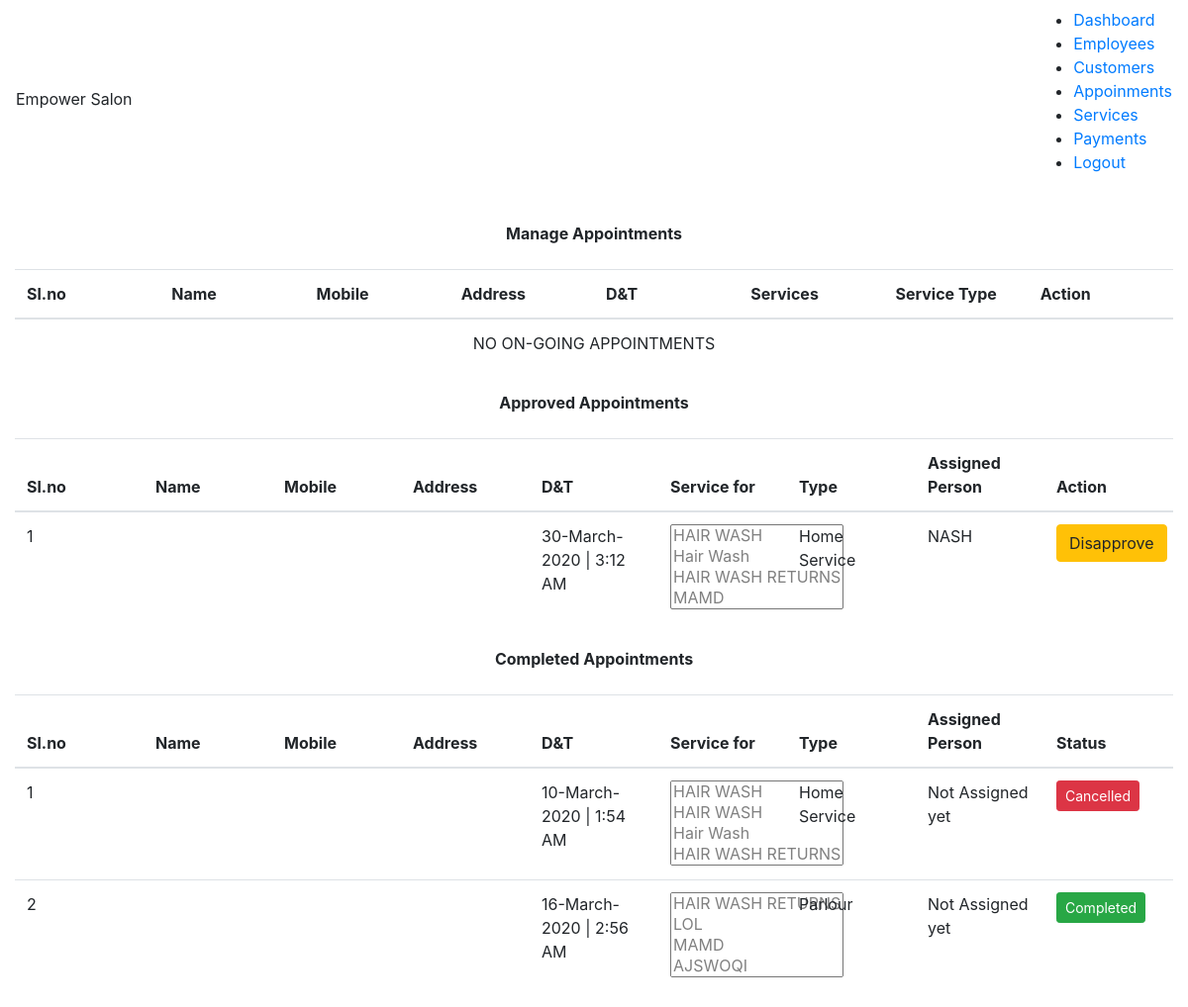
The page /manage_appointment.php (signed in) on the database its author committed.
### tables this page shows
CREATE TABLE IF NOT EXISTS `appointments` (
  `id` int(11) NOT NULL AUTO_INCREMENT,
  `cust_id` int(11) NOT NULL,
  `appointment_date` date NOT NULL,
  `appointment_time` varchar(200) NOT NULL,
  `appointment_service_type` enum('0','1') NOT NULL,
  `appointment_status` enum('0','1','2','3') NOT NULL,
  `emp_id` int(11) DEFAULT NULL,
  `created` timestamp NOT NULL DEFAULT current_timestamp(),
  PRIMARY KEY (`id`)
);

### manage_appointment.php (the view, shortened to what this page needs)
<?php
    include_once('configs/db.php');
    include('dashboard_header.php');
	$on_appointments = [];
	$sql_query = 'SELECT * FROM `appointments` WHERE (`appointment_status` = "0")';
	$result = mysqli_query($db_conn,$sql_query);
	if($result)
	{
		$on_appointments = mysqli_fetch_all($result);
    }
    $approved_appointments = [];
	$sql_query = 'SELECT * FROM `appointments` WHERE (`appointment_status` = "1") ';
	$result = mysqli_query($db_conn,$sql_query);
	if($result)
	{
		$approved_appointments = mysqli_fetch_all($result);
    }
	$comp_appointments = [];
	$sql_query = 'SELECT * FROM `appointments` WHERE (`appointment_status` = "2" OR `appointment_status` = "3")';
	$result = mysqli_query($db_conn,$sql_query);
	if($result)
	{
		$comp_appointments = mysqli_fetch_all($result);
    }
    $service_type = ['Home Service','Parlour'];
	$status = ['Waiting','Approved','Completed','Cancelled'];
    $color = ['warning', 'primary', 'success', 'danger'];
?>
<!DOCTYPE html>
<html lang="en">
<head>
    <link rel="stylesheet" href="https://maxcdn.bootstrapcdn.com/bootstrap/4.4.1/css/bootstrap.min.css">
	<link rel="stylesheet" href="https://cdn.jsdelivr.net/npm/bootstrap-select@1.13.9/dist/css/bootstrap-select.min.css">
</head>
<body>
    <p class="text-center font-weight-bold m-4">Manage Appointments</p>
    <div class="container-fluid">
        <table class="table">
            <thead>
                <tr>
                    <th>Sl.no</th>
                    <th>Name</th>
                    <th>Mobile</th>
                    <th>Address</th>
                    <th>D&T</th>
                    <th>Services</th>
                    <th>Service Type</th>
                    <th>Action</th>
                </tr>
            </thead>
            <tbody>
            <?php if(empty($on_appointments)):?>
							<tr align="center">
							<td colspan="8"> NO ON-GOING APPOINTMENTS </td>
							</tr>
                <?php endif; ?>
            </tbody>
        </table>
    </div>
    <p class="text-center font-weight-bold m-4">Approved Appointments</p>
    <div class="container-fluid">
        <table class="table">
            <thead>
                <tr>
                    <th>Sl.no</th>
                    <th>Name</th>
                    <th>Mobile</th>
                    <th>Address</th>
                    <th>D&T</th>
                    <th>Service for</th>
                    <th>Type</th>
                    <th>Assigned Person</th>
                    <th>Action</th>
                </tr>
            </thead>
            <tbody>
            <?php if(empty($approved_appointments)):?>
							<tr align="center">
							<td colspan="9"> NO APPROVED APPOINTMENTS </td>
							</tr>
			<?php else:?>
                <?php
						foreach($approved_appointments as $key=>$approved_appointment)
						{
                            $sel_services = [];
                            $optinons = "PROBLEM LOADING SERVICES";
							if(empty($approved_appointment[6]))
							{
								$approved_appointment[6] = "Not Assigned yet";
							}
							else
							{
                                $sql_query = 'SELECT * FROM employees where id='.$approved_appointment[6];
                                $result = mysqli_query($db_conn,$sql_query);
                                if($result)
                                {
                                    $employee = mysqli_fetch_all($result);
                                }
                                $approved_appointment[6] = $employee[0][1];
							}
                            $sql_query = "SELECT `service_id` FROM `appointment_services_junc` WHERE `appointment_id` = ".$approved_appointment[0];
							$result = mysqli_query($db_conn,$sql_query);
							if($result)
							{
								$sel_services = mysqli_fetch_all($result);
							}
							if(!empty($sel_services))
							{
								foreach($sel_services as $key_1=>$sel_service)
								{
									$sql_query = "SELECT `name` FROM `services` WHERE `id` =".$sel_service[0];
									$result = mysqli_query($db_conn,$sql_query);
									if($result)
									{
										if($key_1 == 0)
										{
											$optinons = '';
										}
										$optinons.= "<option disabled>".mysqli_fetch_array($result)['name']."</option>";
									}
								}
                            }
                            $sql_query = "SELECT * from `customers` WHERE id=".$approved_appointment[1];
                            $result = mysqli_query($db_conn,$sql_query);
							if($result)
							{
								$customer_details = mysqli_fetch_all($result);
                            }
                            echo
                            '<tr>
                                <td>'.($key+1).'</td>
                                <td>'.$customer_details[0][1].'</td>
                                <td>'.$customer_details[0][3].'</td>
                                <td>'.$customer_details[0][4].'</td>
                                <td>'.date('d-F-Y',strtotime($approved_appointment[2])).' | '.$approved_appointment[3].'</td>
                                <td><select name="services[]" id="services" class="selectpicker" multiple title="Selected Services" data-width="100%" data-live-search="true">'
                                .$optinons.
                                '</td>
                                <td>'.$service_type[$approved_appointment[4]].'</td>
                                <td>'.$approved_appointment[6].'</td>
                                <td>
                                    <div class="btn-group">
                                    <button type="button" class="btn btn-warning"  onclick=disapprove('.$approved_appointment[0].')>Disapprove</button>
                                    </div>
                                </td>
                            </tr>';
                        }
                        ?>
                <?php endif; ?>
            </tbody>
        </table>
    </div>
    <p class="text-center font-weight-bold m-4">Completed Appointments</p>
    <div class="container-fluid">
        <table class="table">
            <thead>
                <tr>
                    <th>Sl.no</th>
                    <th>Name</th>
                    <th>Mobile</th>
                    <th>Address</th>
                    <th>D&T</th>
                    <th>Service for</th>
                    <th>Type</th>
                    <th>Assigned Person</th>
                    <th>Status</th>
                </tr>
            </thead>
            <tbody>
            <?php if(empty($comp_appointments)):?>
							<tr align="center">
							<td colspan="9"> NO COMPLETED APPOINTMENTS </td>
							</tr>
			<?php else:?>
                <?php
						foreach($comp_appointments as $key=>$comp_appointment)
						{
                            $sel_services = [];
                            $optinons = "PROBLEM LOADING SERVICES";
							if(empty($comp_appointment[6]))
							{
								$comp_appointment[6] = "Not Assigned yet";
							}
                            $sql_query = "SELECT `service_id` FROM `appointment_services_junc` WHERE `appointment_id` = ".$comp_appointment[0];
							$result = mysqli_query($db_conn,$sql_query);
							if($result)
							{
								$sel_services = mysqli_fetch_all($result);
							}
							if(!empty($sel_services))
							{
								foreach($sel_services as $key_1=>$sel_service)
								{
									$sql_query = "SELECT `name` FROM `services` WHERE `id` =".$sel_service[0];
									$result = mysqli_query($db_conn,$sql_query);
									if($result)
									{
										if($key_1 == 0)
										{
											$optinons = '';
										}
										$optinons.= "<option disabled>".mysqli_fetch_array($result)['name']."</option>";
									}
								}
                            }
                            $sql_query = "SELECT * from `customers` WHERE id=".$comp_appointment[1];
                            $result = mysqli_query($db_conn,$sql_query);
							if($result)
							{
								$customer_details = mysqli_fetch_all($result);
                            }
                            echo
                            '<tr>
                                <td>'.($key+1).'</td>
                                <td>'.$customer_details[0][1].'</td>
                                <td>'.$customer_details[0][3].'</td>
                                <td>'.$customer_details[0][4].'</td>
                                <td>'.date('d-F-Y',strtotime($comp_appointment[2])).' | '.$comp_appointment[3].'</td>
                                <td><select name="services[]" id="services" class="selectpicker" multiple title="Selected Services" data-width="100%" data-live-search="true">'
                                .$optinons.
                                '</td>
                                <td>'.$service_type[$comp_appointment[4]].'</td>
                                <td>'.$comp_appointment[6].'</td>
                                <td>
                                    <div class="btn-group">
                                    <button class="btn btn-sm btn-'.$color[$comp_appointment[5]].'">'.$status[$comp_appointment[5]].'</button>
                                    </div>
                                </td>
                            </tr>';
                        }
                        ?>
                <?php endif; ?>
            </tbody>
        </table>
    </div>
</body>
</html>

### dashboard_header.php (shortened to what this page needs)
<!DOCTYPE html>
<html lang="en">
<head>
    <link rel="stylesheet" href="style/style.css">
</head>
<body>
    <div class="navbar">
        <span>Empower Salon</span>
        <ul class="nav-links">
            <li><a href="dashboard.php">Dashboard</a></li>
            <li><a href="manage_employee.php">Employees</a></li>
            <li><a href="manage_customer.php">Customers</a></li>
            <li><a href="manage_appointment">Appoinments</a></li>
            <li><a href="manage_service.php">Services</a></li>
            <li><a href="manage_payment.php">Payments</a></li>
            <li><a href="logout.php">Logout</a></li>
        </ul>
    </div>
</body>
</html>

### style/style.css (style rules this page uses)
body { padding: 0px; margin: 0px; }

### manage_appointment.php (style rules this page uses)
.table { table-layout:fixed; }

### rows shown on the page
appointments: appointment_date "30-March-2020", appointment_time "3:12 AM", appointment_service_type "Home Service", approved_appointment "NASH"
appointments: appointment_date "10-March-2020", appointment_time "1:54 AM", appointment_service_type "Home Service", comp_appointment "Not Assigned yet", appointment_status "Cancelled"
appointments: appointment_date "16-March-2020", appointment_time "2:56 AM", appointment_service_type "Parlour", comp_appointment "Not Assigned yet", appointment_status "Completed"
